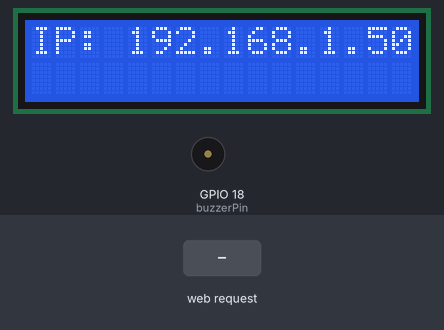
Bench run of a program on a simulated ESP32. Shown: 16×2 character LCD, buzzer (waves = sounding). The test bench sets the inputs (shaded band). WiFi joins after 1.5 s; servers stay silent unless stated; what the program prints to the serial monitor is not drawn.

Above: at 2.7 s.
2.8 s: HTTP request GET /ring received
At 4.5 s:
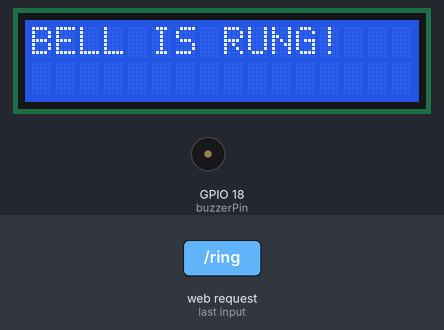
At 7.2 s:
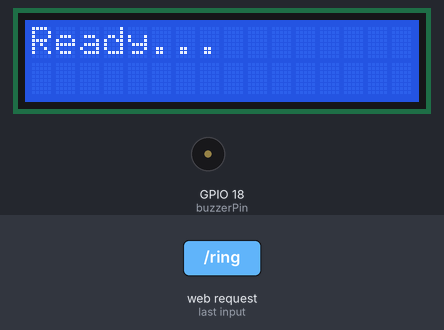
Timing chart, 0 to 8.7 s (numbered marks = the images above; inputs shaded):
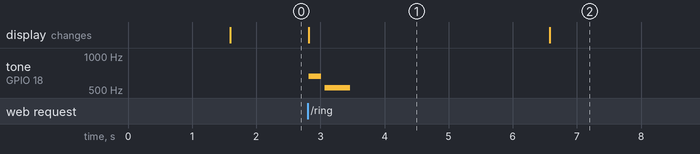

Measured:
- after the input at 2.8 s, tone on GPIO 18 (buzzerPin): silent → 660 Hz at once, → silent 0.20 s later, → 523 Hz 0.05 s later, → silent 0.40 s later; the display: changes at once (image 1)
- what the display in image 1 shows lasts 3.8 s, from 2.8 s to 6.6 s

The program:

main.cpp
```cpp
#include <Arduino.h>
#include <WiFi.h>
#include <WebServer.h>
#include <LiquidCrystal_I2C.h>

const char* ssid = "Wokwi-GUEST";
const char* password = "";

WebServer server(80);
LiquidCrystal_I2C lcd(0x27, 16, 2);
const int buzzerPin = 18;

void handleBell() {
  server.send(200, "text/plain", "OK");

  lcd.clear();
  lcd.setCursor(0, 0);
  lcd.print("BELL IS RUNG!");

  // Play a "Ding-Dong" tone sequence
  tone(buzzerPin, 660, 200); // E5
  delay(250);
  tone(buzzerPin, 523, 400); // C5
  delay(500);
  noTone(buzzerPin);

  delay(3000);
  lcd.clear();
  lcd.print("Ready...");
}

void setup() {
  Serial.begin(115200);

  lcd.init();
  lcd.backlight();
  lcd.print("Booting...");

  WiFi.begin(ssid, password);
  while (WiFi.status() != WL_CONNECTED) delay(500);

  // Print IP for the Bell to use
  Serial.print("Receiver IP: ");
  Serial.println(WiFi.localIP());

  lcd.clear();
  lcd.print("IP: ");
  lcd.print(WiFi.localIP());

  server.on("/ring", handleBell);
  server.begin();
}

void loop() {
  server.handleClient();
}
```
